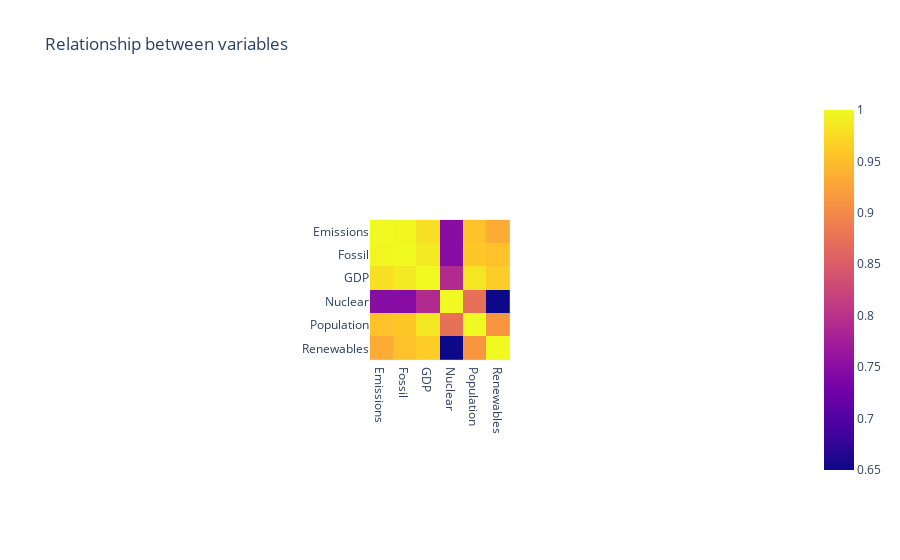

The code cell stored with this chart in its notebook:
### Markdown cell above
## Heatmap of correlation table

### Code cell
fig=px.imshow(df_source2_corr, title='Relationship between variables', labels=dict(x='', y=''))
fig.show()

### Figure 1 — Plotly figure (JSON) as saved in the notebook; plotly's stock layout.template omitted (floating-point values rounded to 4 significant figures)
{"data": [{"coloraxis": "coloraxis", "hovertemplate": "x: %{x}<br>y: %{y}<br>color: %{z}<extra></extra>", "name": "0", "type": "heatmap", "x": ["Emissions", "Fossil", "GDP", "Nuclear", "Population", "Renewables"], "xaxis": "x", "y": ["Emissions", "Fossil", "GDP", "Nuclear", "Population", "Renewables"], "yaxis": "y", "z": [[1, 0.9972, 0.9782, 0.7483, 0.9526, 0.9343], [0.9972, 1, 0.9873, 0.7467, 0.9583, 0.9537], [0.9782, 0.9873, 1, 0.791, 0.9841, 0.9639], [0.7483, 0.7467, 0.791, 1, 0.8729, 0.6498], [0.9526, 0.9583, 0.9841, 0.8729, 1, 0.9125], [0.9343, 0.9537, 0.9639, 0.6498, 0.9125, 1]]}], "layout": {"autosize": true, "coloraxis": {"colorscale": [[0, "#0d0887"], [0.1111, "#46039f"], [0.2222, "#7201a8"], [0.3333, "#9c179e"], [0.4444, "#bd3786"], [0.5556, "#d8576b"], [0.6667, "#ed7953"], [0.7778, "#fb9f3a"], [0.8889, "#fdca26"], [1, "#f0f921"]]}, "title": {"text": "Relationship between variables"}, "xaxis": {"anchor": "y", "autorange": true, "constrain": "domain", "domain": [0.4025, 0.5975], "range": [-0.5, 5.5], "scaleanchor": "y", "type": "category"}, "yaxis": {"anchor": "x", "autorange": true, "constrain": "domain", "domain": [0, 1], "range": [5.5, -0.5], "type": "category"}}}
